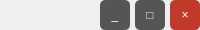
     <widget class="QWidget" name="widget_titleBar" native="true">
      <property name="sizePolicy">
       <sizepolicy hsizetype="Preferred" vsizetype="Maximum">
        <horstretch>0</horstretch>
        <verstretch>0</verstretch>
       </sizepolicy>
      </property>
      <property name="minimumSize">
       <size>
        <width>0</width>
        <height>0</height>
       </size>
      </property>
      <property name="maximumSize">
       <size>
        <width>16777215</width>
        <height>30</height>
       </size>
      </property>
      <property name="font">
       <font>
        <weight>50</weight>
        <bold>false</bold>
       </font>
      </property>
      <layout class="QHBoxLayout" name="horizontalLayout">
       <property name="spacing">
        <number>5</number>
       </property>
       <property name="leftMargin">
        <number>5</number>
       </property>
       <property name="topMargin">
        <number>0</number>
       </property>
       <property name="rightMargin">
        <number>0</number>
       </property>
       <property name="bottomMargin">
        <number>0</number>
       </property>
       <item>
        <spacer name="horizontalSpacer">
         <property name="orientation">
          <enum>Qt::Horizontal</enum>
         </property>
         <property name="sizeHint" stdset="0">
          <size>
           <width>40</width>
           <height>20</height>
          </size>
         </property>
        </spacer>
       </item>
       <item>
        <widget class="QPushButton" name="pushButton_minimize">
         <property name="sizePolicy">
          <sizepolicy hsizetype="Fixed" vsizetype="Fixed">
           <horstretch>0</horstretch>
           <verstretch>0</verstretch>
          </sizepolicy>
         </property>
         <property name="minimumSize">
          <size>
           <width>30</width>
           <height>30</height>
          </size>
         </property>
         <property name="maximumSize">
          <size>
           <width>30</width>
           <height>30</height>
          </size>
         </property>
         <property name="styleSheet">
          <string notr="true">QPushButton { background-color: #555555; color: white; border: none; border-radius: 5px; } QPushButton:hover { background-color: #777777; }</string>
         </property>
         <property name="text">
          <string>_</string>
         </property>
        </widget>
       </item>
       <item>
        <widget class="QPushButton" name="pushButton_maximize">
         <property name="sizePolicy">
          <sizepolicy hsizetype="Fixed" vsizetype="Fixed">
           <horstretch>0</horstretch>
           <verstretch>0</verstretch>
          </sizepolicy>
         </property>
         <property name="minimumSize">
          <size>
           <width>30</width>
           <height>30</height>
          </size>
         </property>
         <property name="maximumSize">
          <size>
           <width>30</width>
           <height>30</height>
          </size>
         </property>
         <property name="styleSheet">
          <string notr="true">QPushButton { background-color: #555555; color: white; border: none; border-radius: 5px; } QPushButton:hover { background-color: #777777; }</string>
         </property>
         <property name="text">
          <string>□</string>
         </property>
        </widget>
       </item>
       <item>
        <widget class="QPushButton" name="pushButton_titleClose">
         <property name="sizePolicy">
          <sizepolicy hsizetype="Fixed" vsizetype="Fixed">
           <horstretch>0</horstretch>
           <verstretch>0</verstretch>
          </sizepolicy>
         </property>
         <property name="minimumSize">
          <size>
           <width>30</width>
           <height>30</height>
          </size>
         </property>
         <property name="maximumSize">
          <size>
           <width>30</width>
           <height>30</height>
          </size>
         </property>
         <property name="styleSheet">
          <string notr="true">QPushButton { background-color: #C0392B; color: white; border: none; border-radius: 5px; } QPushButton:hover { background-color: #E74C3C; }</string>
         </property>
         <property name="text">
          <string>×</string>
         </property>
        </widget>
       </item>
      </layout>
     </widget>
